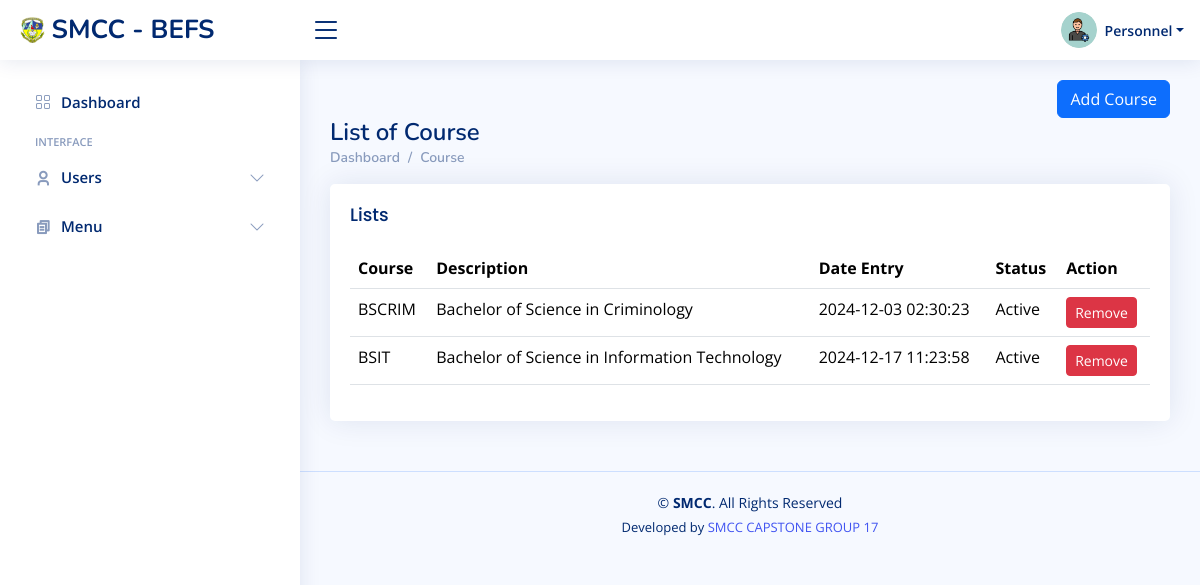
Screenshot of /admin/admin_course.php?user_id=1 with the database file from the repository.
### tables this page shows
CREATE TABLE `users` (
  `id` int(11) NOT NULL,
  `username` varchar(255) DEFAULT NULL,
  `password` varchar(255) DEFAULT NULL,
  `type` varchar(255) DEFAULT NULL,
  `status` varchar(255) DEFAULT NULL,
  `fname` varchar(255) DEFAULT NULL,
  `lname` varchar(255) DEFAULT NULL,
  `profile_image` varchar(255) DEFAULT NULL,
  `date_created` datetime DEFAULT NULL,
  `logged_in` varchar(255) DEFAULT NULL
);

CREATE TABLE `course` (
  `id` int(11) NOT NULL,
  `description` varchar(255) DEFAULT NULL,
  `year_level_id` int(11) DEFAULT NULL,
  `school_year` varchar(255) DEFAULT NULL,
  `date_entry` datetime DEFAULT NULL,
  `status` varchar(255) DEFAULT NULL,
  `code_no` varchar(255) DEFAULT NULL
);

### admin/admin_course.php (the view, shortened to what this page needs)
<?php
include('../dbconnect.php');
$user_id = $_REQUEST['user_id'];
?>
<!DOCTYPE html>
<html lang="en">
<head>
    <link href="../assets/vendor/bootstrap/css/bootstrap.min.css" rel="stylesheet">
    <link href="../assets/vendor/bootstrap-icons/bootstrap-icons.css" rel="stylesheet">
    <link href="../assets/vendor/boxicons/css/boxicons.min.css" rel="stylesheet">
    <link href="../assets/vendor/quill/quill.snow.css" rel="stylesheet">
    <link href="../assets/vendor/quill/quill.bubble.css" rel="stylesheet">
    <link href="../assets/vendor/remixicon/remixicon.css" rel="stylesheet">
    <link href="../assets/vendor/simple-datatables/style.css" rel="stylesheet">
    <link href="../assets/css/style.css" rel="stylesheet">
</head>
<body>
<?php
$query = mysqli_query($conn,"SELECT * FROM users WHERE id = '$user_id'")or die(mysqli_error());
if ($row = mysqli_fetch_array($query)) {
    $lname = $row['lname'];
    $lname = ucfirst(strtolower($lname));
}
?>
<?php include('../header.php'); ?>
<?php include('../sidebar.php'); ?>
<main id="main" class="main">
    <div class="pagetitle">
        <div align="right">
            <a href="#" data-bs-toggle="modal" data-bs-target="#addCourseModal" class="btn btn-primary">Add Course</a>
        </div>
        <h1>List of Course</h1>
        <nav>
            <ol class="breadcrumb">
                <li class="breadcrumb-item"><a href="admin_home.php?user_id=<?php echo $user_id; ?>">Dashboard</a></li>
                <li class="breadcrumb-item">Course</li>
            </ol>
        </nav>
    </div>
    <section class="section">
        <div class="row">
            <div class="col-lg-12">
                <div class="card">
                    <div class="card-body">
                        <h5 class="card-title">Lists</h5>
                        <table class="table datatable">
                            <thead>
                                <tr>
                                    <th>Course</th>
                                    <th>Description</th>
                                    <th>Date Entry</th>
                                    <th>Status</th>
                                    <th>Action</th>
                                </tr>
                            </thead>
                            <tbody>
                            <?php
                                $query = mysqli_query($conn, "SELECT course.id as i, course.code_no as cn, course.description as c_desc,
                                                              course.date_entry as de, course.status as s
                                                              FROM course
                                                              WHERE course.status = 'Active'") or die(mysqli_error());
                                while ($row = mysqli_fetch_array($query)) {
                                    $id = $row['i'];
                                    $code_no = $row['cn'];
                                    $description = $row['c_desc'];
                                    $date_entry = $row['de'];
                                    $status = ucfirst(strtolower($row['s']));
                            ?>
                                <tr>
                                    <td><?php echo $code_no; ?></td>
                                    <td><?php echo $description; ?></td>
                                    <td><?php echo $date_entry; ?></td>
                                    <td><?php echo $status; ?></td>
                                    <td><a href="admin_course_remove.php?user_id=<?php echo $user_id;?>&c_id=<?php echo $id; ?>" class="btn btn-danger btn-sm" onclick="return confirm('Are you sure you want to remove this course?');">
                                        Remove</a></td>
                                </tr>
                            <?php } ?>
                            </tbody>
                        </table>
                    </div>
                </div>
            </div>
        </div>
    </section>
</main>
<?php include('../footer.php'); ?>
</body>
</html>

### header.php (shortened to what this page needs)
<header id="header" class="header fixed-top d-flex align-items-center">
    <div class="d-flex align-items-center justify-content-between">
      <a href="admin_home.php?user_id=<?php echo $user_id; ?>" class="logo d-flex align-items-center">
        <img src="../images/Smcc_logo.gif" alt="">
        <span class="d-none d-lg-block">SMCC - BEFS</span>
      </a>
      <i class="bi bi-list toggle-sidebar-btn"></i>
    </div>
    <nav class="header-nav ms-auto">
      <ul class="d-flex align-items-center">
        <li class="nav-item dropdown pe-3">
          <a class="nav-link nav-profile d-flex align-items-center pe-0" href="#" data-bs-toggle="dropdown">
          <?php
        $profile_image = !empty($row['profile_image']) ? $row['profile_image'] : '../assets/img/profile-img2.jpg';
        ?>
        <img src="<?php echo $profile_image; ?>" alt="Profile" class="rounded-circle">
            <span class="d-none d-md-block dropdown-toggle ps-2"><?php echo $lname; ?></span>
          </a>
        </li>
      </ul>
    </nav>
  </header>

### assets/css/style.css (style rules this page uses)
:root { scroll-behavior: smooth; }
body { font-family: "Open Sans", sans-serif; background: #f6f9ff; color: #444444; }
a { color: #4154f1; text-decoration: none; }
h1, h2, h3, h4, h5, h6 { font-family: "Nunito", sans-serif; }
#main { margin-top: 60px; padding: 20px 30px; transition: all 0.3s; }
.pagetitle { margin-bottom: 10px; }
.pagetitle h1 { font-size: 24px; margin-bottom: 0; font-weight: 600; color: #012970; }
.card { margin-bottom: 30px; border: none; border-radius: 5px; box-shadow: 0px 0 30px rgba(1, 41, 112, 0.1); }
.card-title { padding: 20px 0 15px 0; font-size: 18px; font-weight: 500; color: #012970; font-family: "Poppins", sans-serif; }
.card-body { padding: 0 20px 20px 20px; }
.breadcrumb { font-size: 14px; font-family: "Nunito", sans-serif; color: #899bbd; font-weight: 600; }
.breadcrumb a { color: #899bbd; transition: 0.3s; }
.breadcrumb .breadcrumb-item::before { color: #899bbd; }
.logo { line-height: 1; }
@media (min-width: 1200px) { .logo { width: 280px; } }
.logo img { max-height: 26px; margin-right: 6px; }
.logo span { font-size: 26px; font-weight: 700; color: #012970; font-family: "Nunito", sans-serif; }
.header { transition: all 0.5s; z-index: 997; height: 60px; box-shadow: 0px 2px 20px rgba(1, 41, 112, 0.1); background-color: #fff; padding-left: 20px; }
.header .toggle-sidebar-btn { font-size: 32px; padding-left: 10px; cursor: pointer; color: #012970; }
.header-nav ul { list-style: none; }
.header-nav>ul { margin: 0; padding: 0; }
.header-nav .nav-profile { color: #012970; }
.header-nav .nav-profile img { max-height: 36px; }
.header-nav .nav-profile span { font-size: 14px; font-weight: 600; }
@media (min-width: 1200px) { #main, #footer { margin-left: 300px; } }

### rows the page displays
users: profile_image (picture), lname "Personnel"
course: code_no "BSCRIM", description "Bachelor of Science in Criminology", date_entry "2024-12-03 02:30:23", status "Active"
course: code_no "BSIT", description "Bachelor of Science in Information Technology", date_entry "2024-12-17 11:23:58", status "Active"
